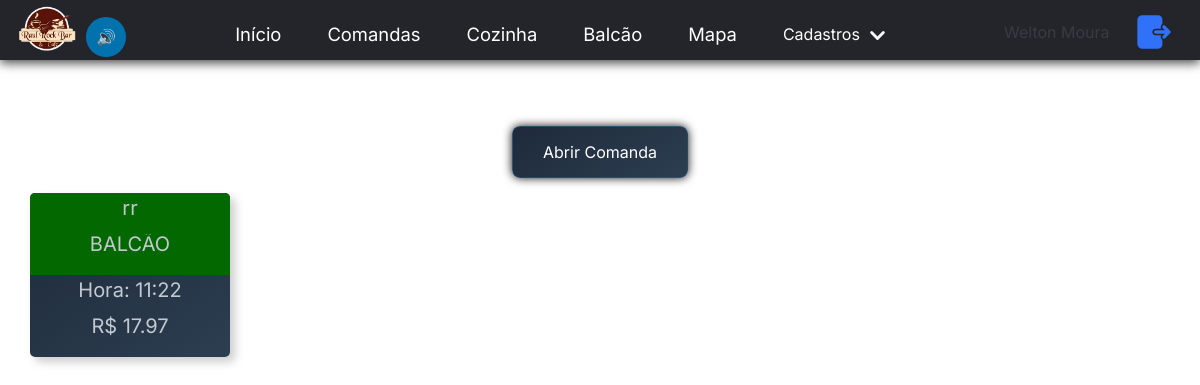
Before: /comandas/ (signed in) with the older database file.
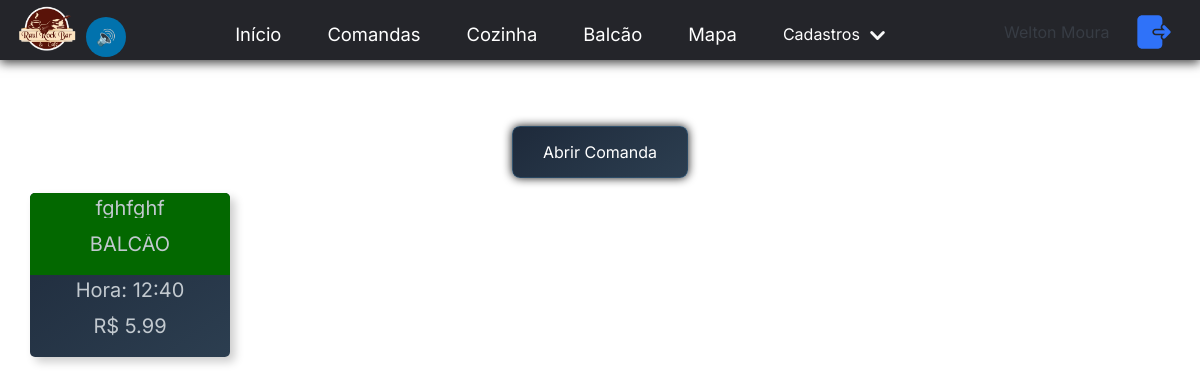
After: the same page with the newer database file.
### comandas/models.py (models this page shows, shortened)
class Comanda(models.Model):
    id = models.AutoField(primary_key=True)
    mesa = models.ForeignKey(Mesa, on_delete=models.CASCADE)
    user = models.ForeignKey(User, on_delete=models.CASCADE, null=False, blank=True)
    type_pay = models.ForeignKey(TypePay, on_delete=models.SET_NULL, null=True)
    dt_open = models.DateTimeField(auto_now_add=True)
    dt_close = models.DateTimeField(null=True, blank=True)
    client = models.ForeignKey(Client, on_delete=models.SET_NULL, null=True, blank=True)
    name = models.CharField(max_length=255)
    status = models.CharField(max_length=255, default="OPEN")

class ProductComanda(models.Model):
    id = models.AutoField(primary_key=True)
    comanda = models.ForeignKey(Comanda, on_delete=models.CASCADE)
    data_time = models.DateTimeField(auto_now_add=True)
    product = models.ForeignKey(Product, on_delete=models.PROTECT)
    applicant = models.CharField(max_length=255, null=True, blank=True)

### mesas/models.py (models this page shows)
class Mesa(models.Model):
    id = models.AutoField(primary_key=True)
    name = models.CharField(max_length=100)
    location = models.CharField(max_length=255, null=True, blank=True)
    active = models.BooleanField(default=False)
    def __str__(self):
        return self.name

### products/models.py (models this page shows, shortened)
class Product(models.Model):
    id = models.AutoField(primary_key=True)
    name = models.CharField(max_length=100)
    description = models.TextField(null=True, blank=True)
    image = models.ImageField(null=True, blank=True)
    price = models.DecimalField(max_digits=10, decimal_places=2)
    quantity = models.IntegerField(null=False, default=0)
    category = models.ForeignKey(Categories, on_delete=models.CASCADE)
    cuisine = models.BooleanField(default=False)
    active = models.BooleanField(default=True)
    unit_of_measure = models.ForeignKey(
        UnitOfMeasure,
        on_delete=models.SET_NULL, # Define como NULL se a unidade de medida for excluída
        null=True,
        blank=True,
        help_text="Unidade de medida para este produto."
    )
    components = models.ManyToManyField(
        'self',
        through='ProductComponent',
        through_fields=('composite_product', 'component_product'),
        symmetrical=False,
        related_name='is_component_of'
    )

### gestaoRaul/decorators.py (the view)
        def wrapper(request, *args, **kwargs):
            if request.user != None:
                if request.user.is_authenticated:
                    if request.user.groups.filter(name=groupName).exists():
                        return view_function(request, *args, **kwargs)
                    else:
                        return HttpResponseForbidden('tu nao tem acesso rapa')
                else:
                    return  HttpResponseRedirect(reverse('login'), status=302)
            else:
                print(f"Erro no decorator: usuario none")
                return HttpResponseRedirect(reverse('login'), status=302)

### comandas/templatetags/custom_filter_tag.py (called while the page is built)
@register.filter(name='total')
def filter_total(value):
    config = {
        'taxa': False
    }
    id = value
    comanda_id = int(id)
    totalParcial = Decimal(0)
    comanda = Comanda.objects.get(id=comanda_id)
    consumo = ProductComanda.objects.filter(comanda=comanda_id)
    parcial = Payments.objects.filter(comanda=comanda)
    for p in parcial:
        totalParcial += p.value
    total = Decimal(0)
    for produto in consumo:
        total += produto.product.price
    taxa = round(total * Decimal(0.1), 2)
    total = (total + taxa) - totalParcial if config['taxa'] else total - totalParcial
    return f'R$ {total}'

@register.filter(name='groupUser')
def has_group(user, group_name):
    return user.groups.filter(name=group_name).exists()

### comandas/views.py (called while the page is built)
@group_required(groupName='Garçom')
def comandas(request):
    comandas = Comanda.objects.filter(status__in=["OPEN", "PAYING"])
    mesas = Mesa.objects.all()
    return render(request, 'comandas.html', {'comandas': comandas, 'mesas': mesas})

### comandas/templates/comandas.html (shortened to what this page needs)
{% extends "base.html" %}
{% load static %}
{% load custom_filter_tag %}
{% block 'head' %}
<link rel="stylesheet" href="{% static 'comandas/css/comandas.css' %}">
{% endblock %}
{% block 'body' %}
<body>
  <div style="justify-self: center;">
    <button class="btn-primary" id="openModal">Abrir Comanda</button>
  </div>
    <div class="grid-container ">
    {% for comanda in comandas %}
    <div class="card-comanda">
      <a  href="{% url 'viewcomanda' %}?parametro={{ comanda.id }}" style="text-decoration: none; ">
        <header
          {% if comanda.status == 'OPEN' %}
          style="padding: 5px; min-height: 60px;border-radius: 5px 5px 0px 0px; background-color: #036800;"
          {% elif comanda.status == 'PAYING' %}
          style="padding: 5px; min-height: 60px;border-radius: 5px 5px 0px 0px; background-color: rgb(165, 86, 33);"
          {% endif %}
            >
            <p>{{comanda.name}}</p>
            <p>{{comanda.mesa}}</p>
        </header>
          <div style="padding: 5px;">
            <p>
              Hora: {{comanda.dt_open|date:"H:i"}}
            </p>
            <p>
              {{ comanda.id | total }}
            </p>
          </div>
      </a>
    </div>
    {% endfor %}
  </div>
</body>
{% endblock %}

Changed rows visible on the page:
no longer on this page (row edited): Comanda: name "rr", mesa "BALCÃO", dt_open "11:22", id|total "R$ 17.97"
added Comanda: name "fghfghf", mesa "BALCÃO", dt_open "12:40", id|total "R$ 5.99"
